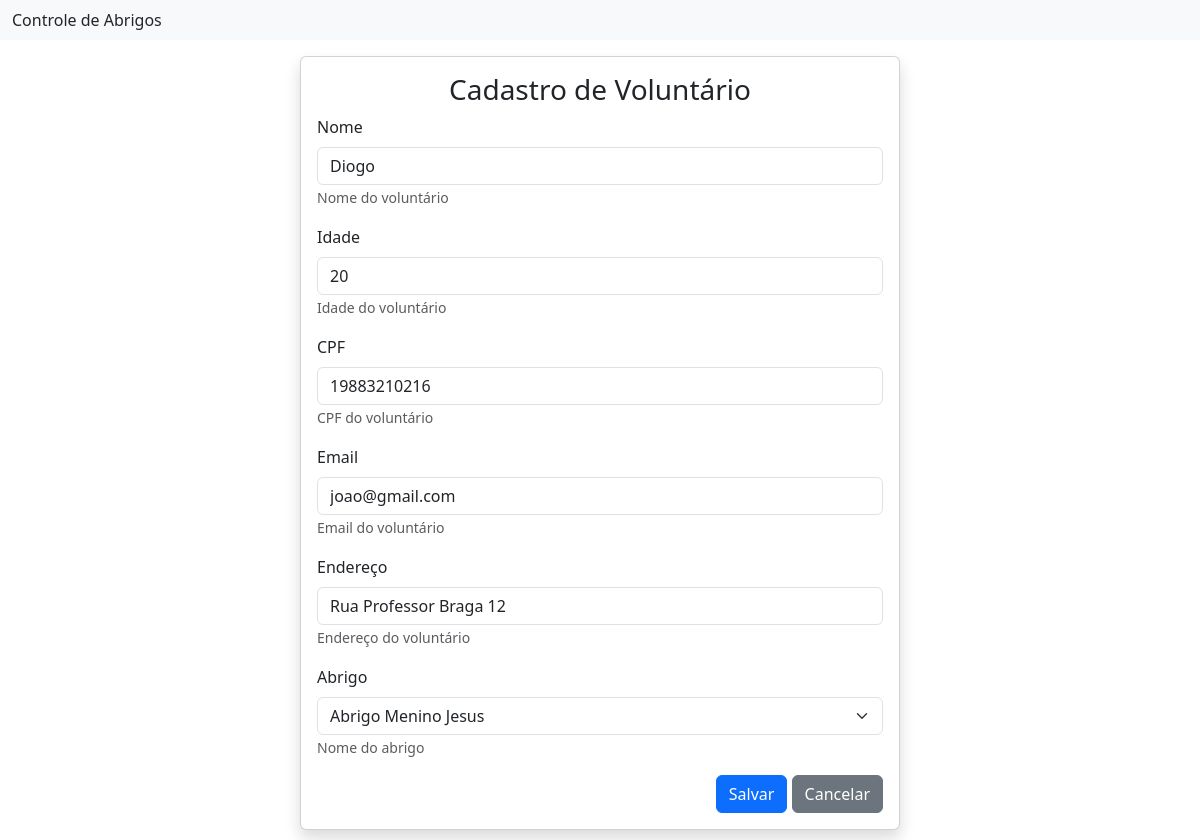
/4/voluntario/editar/, run on the app's committed database.
### voluntarios/models.py (models this page shows, shortened)
class Voluntario(models.Model):
    nome = models.CharField('Nome', max_length=100, help_text='Nome do voluntário')
    idade = models.IntegerField('Idade', help_text='Idade do voluntário')
    cpf = models.CharField('CPF', max_length=11, help_text='CPF do voluntário', unique=True)
    email = models.EmailField('Email', help_text='Email do voluntário')
    endereco = models.CharField('Endereço', max_length=200, help_text='Endereço do voluntário')
    abrigo = models.ForeignKey('abrigo.Abrigo', verbose_name=' Abrigo', help_text='Nome do abrigo',
                               on_delete=models.CASCADE)
    class Meta:
        verbose_name = 'Voluntário'
        verbose_name_plural = 'Voluntários'

### abrigo/models.py (models this page shows)
class Abrigo(models.Model):
    nome = models.CharField(max_length=255, verbose_name="Nome", default='Exemplo de nome')
    cnpj = models.CharField(max_length=18, unique=True, verbose_name="CNPJ")
    endereco = models.CharField(max_length=255, verbose_name="Endereço")
    voluntarios = models.ForeignKey('voluntarios.Voluntario', verbose_name='Voluntario', related_name="tste",
                                     on_delete=models.CASCADE, null=True,blank=True)
    class Meta:
        verbose_name = 'Abrigo'
        verbose_name_plural = 'Abrigos'
    def __str__(self):
        return self.nome

### voluntarios/views.py (the view)
# urls.py: path('<int:pk>/voluntario/editar/', VoluntarioUpdateView.as_view(), name='voluntario_editar'),
class VoluntarioUpdateView(SuccessMessageMixin, UpdateView):
    model = Voluntario
    form_class = VoluntarioModelForm
    template_name = 'voluntario_form.html'
    success_url = reverse_lazy('voluntarios')
    success_message = 'Voluntário atualizado com sucesso'

### voluntarios/forms.py
class VoluntarioModelForm(forms.ModelForm):
    class Meta:
        model = Voluntario
        fields = '__all__'
        error_messages = {
            'nome': {'required': 'O nome do Voluntário é um campo obrigatório'},
            'idade': {'required': 'A idade é um campo obrigatório'},
            'cpf': {'required': 'O CPF do Voluntário é um campo obrigatório', 'unique': 'CPF já cadastrado'},
            'email': {'required': 'O email é um campo obrigatório'},
            'endereco': {'required': 'O endereço é um campo obrigatório'},
        }

### voluntarios/templates/voluntario_form.html (shortened to what this page needs)
{% extends 'inicial.html' %}
{% load django_bootstrap5 %}
{% block content %}
    <div class="card shadow m-3 col-md-6 mx-auto">
        <div class="card-body">
            <div class="row">
                <h3 class="text-center">Cadastro de Voluntário</h3>
                <form method="POST" enctype="multipart/form-data">
                    {% bootstrap_form form %}
                    <div class="text-end">
                        {% bootstrap_button button_type="submit" content="Salvar" %}
                        <a href="{% url 'voluntarios' %}" class="btn btn-secondary text-white" type="button">
                           <span class="text">Cancelar</span>
                        </a>
                    </div>
                </form>
            </div>
        </div>
    </div>
{% endblock %}

### data on the page
Voluntario: nome "Diogo", idade "20", cpf "19883210216", email "joao@gmail.com", endereco "Rua Professor Braga 12", abrigo "Abrigo Menino Jesus"
